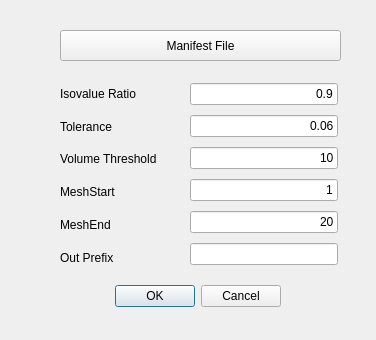
<?xml version="1.0" encoding="UTF-8"?>
<ui version="4.0">
 <class>generateMeshDialog</class>
 <widget class="QDialog" name="generateMeshDialog">
  <property name="geometry">
   <rect>
    <x>0</x>
    <y>0</y>
    <width>376</width>
    <height>340</height>
   </rect>
  </property>
  <property name="windowTitle">
   <string>generateMesh Dialog</string>
  </property>
  <property name="modal">
   <bool>false</bool>
  </property>
  <widget class="QDialogButtonBox" name="buttonBox">
   <property name="geometry">
    <rect>
     <x>-60</x>
     <y>280</y>
     <width>341</width>
     <height>32</height>
    </rect>
   </property>
   <property name="orientation">
    <enum>Qt::Horizontal</enum>
   </property>
   <property name="standardButtons">
    <set>QDialogButtonBox::Cancel|QDialogButtonBox::Ok</set>
   </property>
  </widget>
  <widget class="QPushButton" name="m_ManifestFile">
   <property name="geometry">
    <rect>
     <x>60</x>
     <y>30</y>
     <width>281</width>
     <height>31</height>
    </rect>
   </property>
   <property name="text">
    <string>Manifest File</string>
   </property>
  </widget>
  <widget class="QWidget" name="layoutWidget">
   <property name="geometry">
    <rect>
     <x>60</x>
     <y>80</y>
     <width>121</width>
     <height>191</height>
    </rect>
   </property>
   <layout class="QVBoxLayout" name="verticalLayout">
    <item>
     <widget class="QLabel" name="m_LabelOutPrefix_4">
      <property name="text">
       <string>Isovalue Ratio</string>
      </property>
     </widget>
    </item>
    <item>
     <widget class="QLabel" name="m_LabelDim_2">
      <property name="text">
       <string>Tolerance</string>
      </property>
     </widget>
    </item>
    <item>
     <widget class="QLabel" name="m_LabelEdgeLength_2">
      <property name="text">
       <string>Volume Threshold</string>
      </property>
     </widget>
    </item>
    <item>
     <widget class="QLabel" name="label">
      <property name="text">
       <string>MeshStart</string>
      </property>
     </widget>
    </item>
    <item>
     <widget class="QLabel" name="label_2">
      <property name="text">
       <string>MeshEnd</string>
      </property>
     </widget>
    </item>
    <item>
     <widget class="QLabel" name="m_LabelOutPrefix_2">
      <property name="text">
       <string>Out Prefix</string>
      </property>
     </widget>
    </item>
   </layout>
  </widget>
  <widget class="QWidget" name="layoutWidget">
   <property name="geometry">
    <rect>
     <x>190</x>
     <y>79</y>
     <width>148</width>
     <height>194</height>
    </rect>
   </property>
   <layout class="QVBoxLayout" name="verticalLayout_2">
    <item>
     <widget class="QLineEdit" name="m_IsoRatio">
      <property name="text">
       <string>0.9</string>
      </property>
      <property name="alignment">
       <set>Qt::AlignRight|Qt::AlignTrailing|Qt::AlignVCenter</set>
      </property>
     </widget>
    </item>
    <item>
     <widget class="QLineEdit" name="m_Tolerance">
      <property name="text">
       <string>0.06</string>
      </property>
      <property name="alignment">
       <set>Qt::AlignRight|Qt::AlignTrailing|Qt::AlignVCenter</set>
      </property>
     </widget>
    </item>
    <item>
     <widget class="QLineEdit" name="m_VolThresh">
      <property name="text">
       <string>10</string>
      </property>
      <property name="alignment">
       <set>Qt::AlignRight|Qt::AlignTrailing|Qt::AlignVCenter</set>
      </property>
     </widget>
    </item>
    <item>
     <widget class="QLineEdit" name="m_MeshStart">
      <property name="sizePolicy">
       <sizepolicy hsizetype="MinimumExpanding" vsizetype="Fixed">
        <horstretch>0</horstretch>
        <verstretch>0</verstretch>
       </sizepolicy>
      </property>
      <property name="text">
       <string>1</string>
      </property>
      <property name="alignment">
       <set>Qt::AlignRight|Qt::AlignTrailing|Qt::AlignVCenter</set>
      </property>
     </widget>
    </item>
    <item>
     <widget class="QLineEdit" name="m_MeshEnd">
      <property name="text">
       <string>20</string>
      </property>
      <property name="alignment">
       <set>Qt::AlignRight|Qt::AlignTrailing|Qt::AlignVCenter</set>
      </property>
     </widget>
    </item>
    <item>
     <widget class="QLineEdit" name="m_MeshOutPrefix"/>
    </item>
   </layout>
  </widget>
 </widget>
 <resources/>
 <connections>
  <connection>
   <sender>buttonBox</sender>
   <signal>accepted()</signal>
   <receiver>generateMeshDialog</receiver>
   <slot>accept()</slot>
   <hints>
    <hint type="sourcelabel">
     <x>248</x>
     <y>254</y>
    </hint>
    <hint type="destinationlabel">
     <x>157</x>
     <y>274</y>
    </hint>
   </hints>
  </connection>
  <connection>
   <sender>buttonBox</sender>
   <signal>rejected()</signal>
   <receiver>generateMeshDialog</receiver>
   <slot>reject()</slot>
   <hints>
    <hint type="sourcelabel">
     <x>316</x>
     <y>260</y>
    </hint>
    <hint type="destinationlabel">
     <x>286</x>
     <y>274</y>
    </hint>
   </hints>
  </connection>
 </connections>
</ui>
